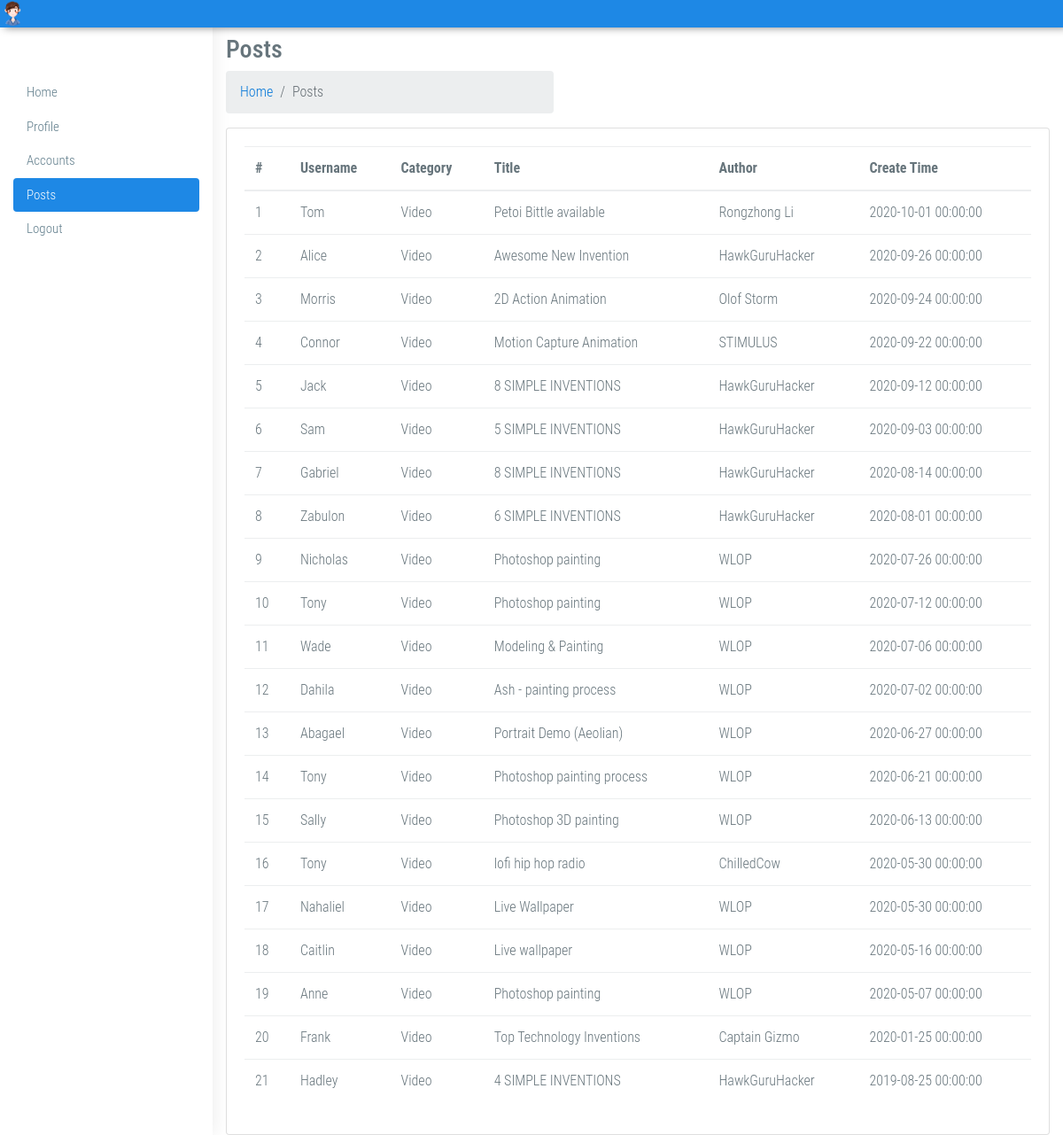
Page /admin_posts.php on the committed database.
### tables this page shows
CREATE TABLE IF NOT EXISTS productions(
product_id INT UNSIGNED AUTO_INCREMENT KEY,
username VARCHAR(40) NOT NULL,
title VARCHAR(50) NOT NULL,
description VARCHAR(500) NOT NULL,
category VARCHAR(50) NOT NULL,
pic_url VARCHAR(255) NOT NULL,
video_url VARCHAR(255) NOT NULL,
author VARCHAR(50) NOT NULL,
views INT UNSIGNED DEFAULT 0,
likes INT UNSIGNED DEFAULT 0,
dislikes INT UNSIGNED DEFAULT 0,
create_date DATETIME DEFAULT CURRENT_TIMESTAMP()
);

### common.php (called while the page is built, shortened)
<?php
	function connect(){
	    $link = mysqli_connect(DB_HOST, DB_USER, DB_PASSWORD, DB_DATABASE) or die ( 'Failed to connect to the database<br/>ERROR ' . mysqli_connect_errno () . ':' . mysqli_connect_error () );
	    return $link;
	}
	function fetchAll($link, $query, $result_type = MYSQLI_ASSOC) {
	    $result = mysqli_query ( $link, $query );
	    if ($result && mysqli_num_rows ( $result ) > 0) {
	        while ( $row = mysqli_fetch_array ( $result, $result_type ) ) {
	            $rows [] = $row;
	        }
	        return $rows;
	    } else {
	        return false;
	    }
	}
	function getAllPosts()
	{
		$link = connect();
		$sql="SELECT * FROM productions ORDER BY create_date DESC limit 0,100";
		return fetchAll($link, $sql);
	}
?>

### admin_posts.php (the view, shortened to what this page needs)
<?php
require_once dirname(__FILE__) .'/common.php';
?>
<!DOCTYPE html>
<html lang="en">
<head>
    <link rel="stylesheet" href="assets/plugins/bootstrap/css/bootstrap.min.css" >
    <link rel="stylesheet" href="css/backend-style.css">
</head>
<body class="fix-header fix-sidebar card-no-border">
    <div id="main-wrapper">
        <header class="topbar">
            <a class="userinfo" href=""><img src="img/headimg/1.png" class="profile-pic" />
            </a>
        </header>
        <aside class="left-sidebar">
            <div class="scroll-sidebar">
                <nav class="sidebar-nav">
                    <ul id="sidebarnav">
                        <li> <a href="index.php" ><span>Home</span></a>
                        </li>
                        <li> <a href="admin.php" aria-expanded="false"><span>Profile</span></a>
                        </li>
                        <li> <a href="admin_accounts.php"><span>Accounts</span></a>
                        </li>
                        <li class="active"> <a href="admin_posts.php"><span>Posts</span></a>
                        </li>
                        <li> <li> <a href="logout.php"><span>Logout</span></a>
                        </li>
                    </ul>
                </nav>
            </div>
        </aside>
        <div class="page-wrapper">
            <div class="container-fluid">
                <div class="row page-titles">
                    <div class="col-md-5 col-8 align-self-center">
                        <h3 class="text-themecolor m-b-0 m-t-0">Posts</h3>
                        <ol class="breadcrumb">
                            <li class="breadcrumb-item"><a href="javascript:void(0)">Home</a></li>
                            <li class="breadcrumb-item active">Posts</li>
                        </ol>
                    </div>
                </div>
                <div class="row">
                    <div class="col-lg-12">
                        <div class="card">
                            <div class="card-block">
                                <div class="table-responsive">
                                    <table class="table">
                                        <thead>
                                            <tr>
                                                <th>#</th>
                                                <th>Username</th>
                                                <th>Category</th>
                                                <th>Title</th>
                                                <th>Author</th>
                                                <th>Create Time</th>
                                            </tr>
                                        </thead>
                                        <tbody>
                                            <tr>
                                        <?php
                                                    $index=0;
                                                    $rows = getAllPosts();
                                                    foreach ($rows as $row){
                                                        $index+=1;
                                        ?>
                                                <td>
                                                    <?php echo $index; ?>
                                                </td>
                                                <td><?php echo $row['username']; ?></td>
                                                <td><?php echo $row['category']; ?></td>
                                                <td><?php echo $row['title']; ?></td>
                                                <td><?php echo $row['author']; ?></td>
                                                <td><?php echo $row['create_date']; ?></td>
                                            </tr>
                                        <?php } ?>
                                        </tbody>
                                    </table>
                                </div>
                            </div>
                        </div>
                    </div>
                </div>
            </div>
    </div>
</body>
</html>

### css/backend-style.css (style rules this page uses)
body { background: #fff; font-family: 'Roboto Condensed', sans-serif; margin: 0; overflow-x: hidden; color: #67757c; font-weight: 300; }
html { position: relative; min-height: 100%; background: white; }
.profile-pic { width: 30px; border-radius: 100%; }
.userinfo { color: white; }
.topbar { background: #1e88e5; position: relative; z-index: 50; -webkit-box-shadow: 5px 0px 10px rgba(0, 0, 0, 0.5); box-shadow: 5px 0px 10px rgba(0, 0, 0, 0.5); margin-bottom: 10px; }
.scroll-sidebar { padding-bottom: 60px; }
.sidebar-nav { background: #fff; padding: 15px; }
.sidebar-nav ul { margin: 0px; padding: 0px; }
.sidebar-nav ul li { list-style: none; }
.sidebar-nav ul li a { color: #607d8b; padding: 8px 35px 8px 15px; display: block; font-size: 15px; border-radius: 4px; white-space: nowrap; }
@media (min-width: 1024px) { .page-wrapper { margin-left: 240px; } }
.left-sidebar { position: absolute; width: 240px; height: 100%; top: 0px; z-index: 20; padding-top: 70px; background: #fff; -webkit-box-shadow: 1px 0px 20px rgba(0, 0, 0, 0.08); box-shadow: 1px 0px 20px rgba(0, 0, 0, 0.08); }
.sidebar-nav { background: #fff; }
.sidebar-nav > ul > li.active > a, .sidebar-nav > ul > li.active:hover > a { color: #ffffff; background: #1e88e5; }

### rows in the picture
productions: username "Tom", category "Video", title "Petoi Bittle available", author "Rongzhong Li", create_date "2020-10-01 00:00:00"
productions: username "Alice", category "Video", title "Awesome New Invention", author "HawkGuruHacker", create_date "2020-09-26 00:00:00"
productions: username "Morris", category "Video", title "2D Action Animation", author "Olof Storm", create_date "2020-09-24 00:00:00"
productions: username "Connor", category "Video", title "Motion Capture Animation", author "STIMULUS", create_date "2020-09-22 00:00:00"
productions: username "Jack", category "Video", title "8 SIMPLE INVENTIONS", author "HawkGuruHacker", create_date "2020-09-12 00:00:00"
productions: username "Sam", category "Video", title "5 SIMPLE INVENTIONS", author "HawkGuruHacker", create_date "2020-09-03 00:00:00"
productions: username "Gabriel", category "Video", title "8 SIMPLE INVENTIONS", author "HawkGuruHacker", create_date "2020-08-14 00:00:00"
productions: username "Zabulon", category "Video", title "6 SIMPLE INVENTIONS", author "HawkGuruHacker", create_date "2020-08-01 00:00:00"
productions: username "Nicholas", category "Video", title "Photoshop painting", author "WLOP", create_date "2020-07-26 00:00:00"
productions: username "Tony", category "Video", title "Photoshop painting", author "WLOP", create_date "2020-07-12 00:00:00"
productions: username "Wade", category "Video", title "Modeling & Painting", author "WLOP", create_date "2020-07-06 00:00:00"
productions: username "Dahila", category "Video", title "Ash - painting process", author "WLOP", create_date "2020-07-02 00:00:00"
productions: username "Abagael", category "Video", title "Portrait Demo (Aeolian)", author "WLOP", create_date "2020-06-27 00:00:00"
productions: username "Tony", category "Video", title "Photoshop painting process", author "WLOP", create_date "2020-06-21 00:00:00"
productions: username "Sally", category "Video", title "Photoshop 3D painting", author "WLOP", create_date "2020-06-13 00:00:00"
productions: username "Tony", category "Video", title "lofi hip hop radio", author "ChilledCow", create_date "2020-05-30 00:00:00"
productions: username "Nahaliel", category "Video", title "Live Wallpaper", author "WLOP", create_date "2020-05-30 00:00:00"
productions: username "Caitlin", category "Video", title "Live wallpaper", author "WLOP", create_date "2020-05-16 00:00:00"
productions: username "Anne", category "Video", title "Photoshop painting", author "WLOP", create_date "2020-05-07 00:00:00"
productions: username "Frank", category "Video", title "Top Technology Inventions", author "Captain Gizmo", create_date "2020-01-25 00:00:00"
productions: username "Hadley", category "Video", title "4 SIMPLE INVENTIONS", author "HawkGuruHacker", create_date "2019-08-25 00:00:00"
